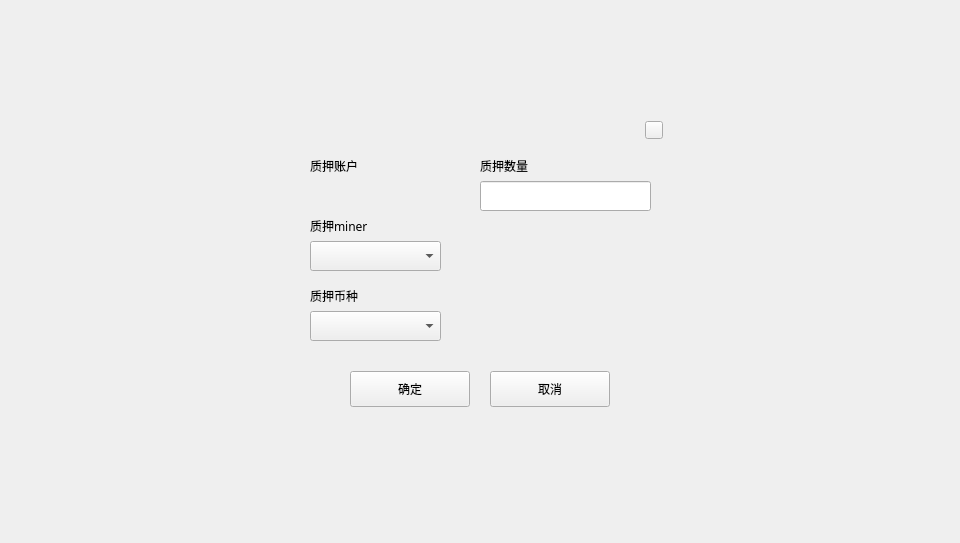
<?xml version="1.0" encoding="UTF-8"?>
<ui version="4.0">
 <class>LockToMinerDialog</class>
 <widget class="QDialog" name="LockToMinerDialog">
  <property name="geometry">
   <rect>
    <x>0</x>
    <y>0</y>
    <width>960</width>
    <height>543</height>
   </rect>
  </property>
  <property name="windowTitle">
   <string>Dialog</string>
  </property>
  <widget class="QWidget" name="widget" native="true">
   <property name="geometry">
    <rect>
     <x>0</x>
     <y>0</y>
     <width>960</width>
     <height>543</height>
    </rect>
   </property>
   <widget class="QWidget" name="containerWidget" native="true">
    <property name="geometry">
     <rect>
      <x>270</x>
      <y>101</y>
      <width>420</width>
      <height>340</height>
     </rect>
    </property>
    <property name="font">
     <font>
      <family>Microsoft YaHei UI Light</family>
     </font>
    </property>
    <widget class="QLabel" name="label">
     <property name="geometry">
      <rect>
       <x>40</x>
       <y>50</y>
       <width>120</width>
       <height>30</height>
      </rect>
     </property>
     <property name="text">
      <string>质押账户</string>
     </property>
     <property name="alignment">
      <set>Qt::AlignLeading|Qt::AlignLeft|Qt::AlignVCenter</set>
     </property>
    </widget>
    <widget class="QToolButton" name="cancelBtn">
     <property name="geometry">
      <rect>
       <x>220</x>
       <y>270</y>
       <width>120</width>
       <height>36</height>
      </rect>
     </property>
     <property name="font">
      <font>
       <family>Microsoft YaHei UI Light</family>
      </font>
     </property>
     <property name="cursor">
      <cursorShape>PointingHandCursor</cursorShape>
     </property>
     <property name="focusPolicy">
      <enum>Qt::NoFocus</enum>
     </property>
     <property name="styleSheet">
      <string notr="true"/>
     </property>
     <property name="text">
      <string>取消</string>
     </property>
    </widget>
    <widget class="QToolButton" name="okBtn">
     <property name="geometry">
      <rect>
       <x>80</x>
       <y>270</y>
       <width>120</width>
       <height>36</height>
      </rect>
     </property>
     <property name="font">
      <font>
       <family>Microsoft YaHei UI Light</family>
      </font>
     </property>
     <property name="cursor">
      <cursorShape>PointingHandCursor</cursorShape>
     </property>
     <property name="focusPolicy">
      <enum>Qt::NoFocus</enum>
     </property>
     <property name="styleSheet">
      <string notr="true"/>
     </property>
     <property name="text">
      <string>确定</string>
     </property>
    </widget>
    <widget class="QToolButton" name="closeBtn">
     <property name="geometry">
      <rect>
       <x>375</x>
       <y>20</y>
       <width>18</width>
       <height>18</height>
      </rect>
     </property>
     <property name="cursor">
      <cursorShape>PointingHandCursor</cursorShape>
     </property>
     <property name="focusPolicy">
      <enum>Qt::NoFocus</enum>
     </property>
     <property name="styleSheet">
      <string notr="true"/>
     </property>
     <property name="text">
      <string/>
     </property>
    </widget>
    <widget class="QLabel" name="accountNameLabel">
     <property name="geometry">
      <rect>
       <x>40</x>
       <y>80</y>
       <width>120</width>
       <height>30</height>
      </rect>
     </property>
     <property name="styleSheet">
      <string notr="true">font: 14px &quot;Microsoft YaHei UI Light&quot;;</string>
     </property>
     <property name="text">
      <string/>
     </property>
     <property name="alignment">
      <set>Qt::AlignLeading|Qt::AlignLeft|Qt::AlignVCenter</set>
     </property>
    </widget>
    <widget class="QLabel" name="label_2">
     <property name="geometry">
      <rect>
       <x>40</x>
       <y>110</y>
       <width>120</width>
       <height>30</height>
      </rect>
     </property>
     <property name="text">
      <string>质押miner</string>
     </property>
     <property name="alignment">
      <set>Qt::AlignLeading|Qt::AlignLeft|Qt::AlignVCenter</set>
     </property>
    </widget>
    <widget class="QComboBox" name="minerComboBox">
     <property name="geometry">
      <rect>
       <x>40</x>
       <y>140</y>
       <width>131</width>
       <height>30</height>
      </rect>
     </property>
     <property name="font">
      <font>
       <family>Microsoft YaHei UI Light</family>
       <weight>50</weight>
       <bold>false</bold>
      </font>
     </property>
     <property name="focusPolicy">
      <enum>Qt::NoFocus</enum>
     </property>
     <property name="styleSheet">
      <string notr="true"/>
     </property>
    </widget>
    <widget class="QLabel" name="label_3">
     <property name="geometry">
      <rect>
       <x>210</x>
       <y>50</y>
       <width>120</width>
       <height>30</height>
      </rect>
     </property>
     <property name="text">
      <string>质押数量</string>
     </property>
     <property name="alignment">
      <set>Qt::AlignLeading|Qt::AlignLeft|Qt::AlignVCenter</set>
     </property>
    </widget>
    <widget class="QLabel" name="label_4">
     <property name="geometry">
      <rect>
       <x>40</x>
       <y>180</y>
       <width>120</width>
       <height>30</height>
      </rect>
     </property>
     <property name="text">
      <string>质押币种</string>
     </property>
     <property name="alignment">
      <set>Qt::AlignLeading|Qt::AlignLeft|Qt::AlignVCenter</set>
     </property>
    </widget>
    <widget class="QComboBox" name="assetComboBox">
     <property name="geometry">
      <rect>
       <x>40</x>
       <y>210</y>
       <width>131</width>
       <height>30</height>
      </rect>
     </property>
     <property name="font">
      <font>
       <family>Microsoft YaHei UI Light</family>
       <weight>50</weight>
       <bold>false</bold>
      </font>
     </property>
     <property name="focusPolicy">
      <enum>Qt::NoFocus</enum>
     </property>
     <property name="styleSheet">
      <string notr="true"/>
     </property>
    </widget>
    <widget class="QLineEdit" name="amountLineEdit">
     <property name="geometry">
      <rect>
       <x>210</x>
       <y>80</y>
       <width>171</width>
       <height>30</height>
      </rect>
     </property>
     <property name="contextMenuPolicy">
      <enum>Qt::DefaultContextMenu</enum>
     </property>
     <property name="styleSheet">
      <string notr="true"/>
     </property>
     <property name="maxLength">
      <number>20</number>
     </property>
    </widget>
    <widget class="QStackedWidget" name="stackedWidget">
     <property name="geometry">
      <rect>
       <x>210</x>
       <y>120</y>
       <width>171</width>
       <height>131</height>
      </rect>
     </property>
    </widget>
   </widget>
  </widget>
 </widget>
 <resources/>
 <connections/>
</ui>
